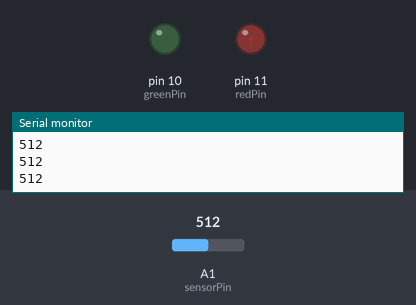
Bench run of a sketch on a simulated Arduino Uno, built with avr-gcc and run on an emulated ATmega328P. Parts: output pins drawn as LEDs (lit = HIGH), the last lines printed to the serial monitor. The inputs (shaded band) are chosen by the test bench; at power-on: A1 (sensorPin) = 512.

Above: at 1.2 s.
1.3 s: A1 (sensorPin) set to 716
At 2.2 s:
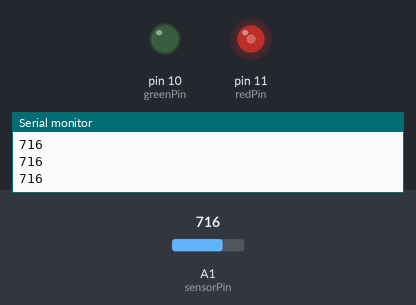
2.8 s: A1 (sensorPin) set to 900
At 3.4 s:
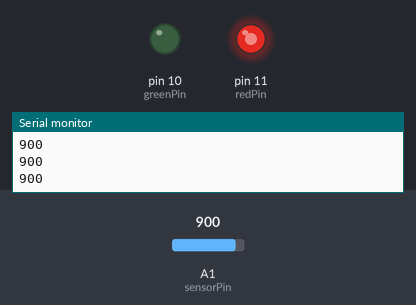
4.3 s: A1 (sensorPin) set to 306
At 5.5 s:
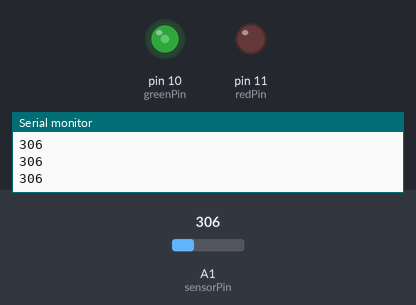
5.8 s: A1 (sensorPin) set to 122
At 6.9 s:
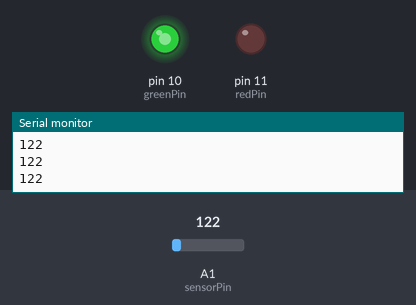
Timing chart, 0 to 8.3 s (numbered marks = the images above; inputs shaded):
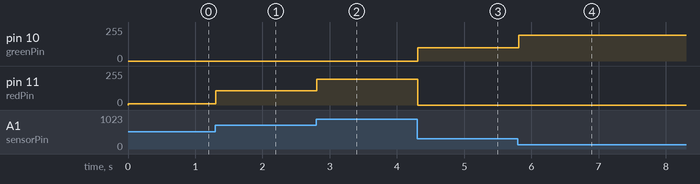

The sketch:

distancia.ino
```cpp
int sensorPin = A1;    // select the input pin for the potentiometer
int greenPin = 10;
int redPin = 11;

int sensorValue = 0;  // variable to store the value coming from the sensor

void setup() {
  pinMode(greenPin, OUTPUT);
  pinMode(redPin, OUTPUT);
  pinMode(sensorPin, INPUT);
  Serial.begin(9600);
}

int green = 0;
int red = 0;

void loop() {
  sensorValue = analogRead(sensorPin);
  Serial.println(sensorValue);
  green = constrain(map(sensorValue, 0, 494, 255, 0), 0, 255);
  red = constrain(map(sensorValue, 494, 1023, 0, 255), 0, 255);
  analogWrite(greenPin, green);
  analogWrite(redPin, red);
//  Serial.println(127 * ((sin(t*0.01) + 1)));
}
```

Measured:
- after the input at 1.3 s, pin 11 (redPin): 8/255 → 107/255 at once
- after the input at 2.8 s, pin 11 (redPin): 107/255 → 195/255 at once
- after the input at 4.3 s, pin 10 (greenPin): 0/255 → 98/255 at once; pin 11 (redPin): 195/255 → 0/255 at once
- after the input at 5.8 s, pin 10 (greenPin): 98/255 → 193/255 at once
